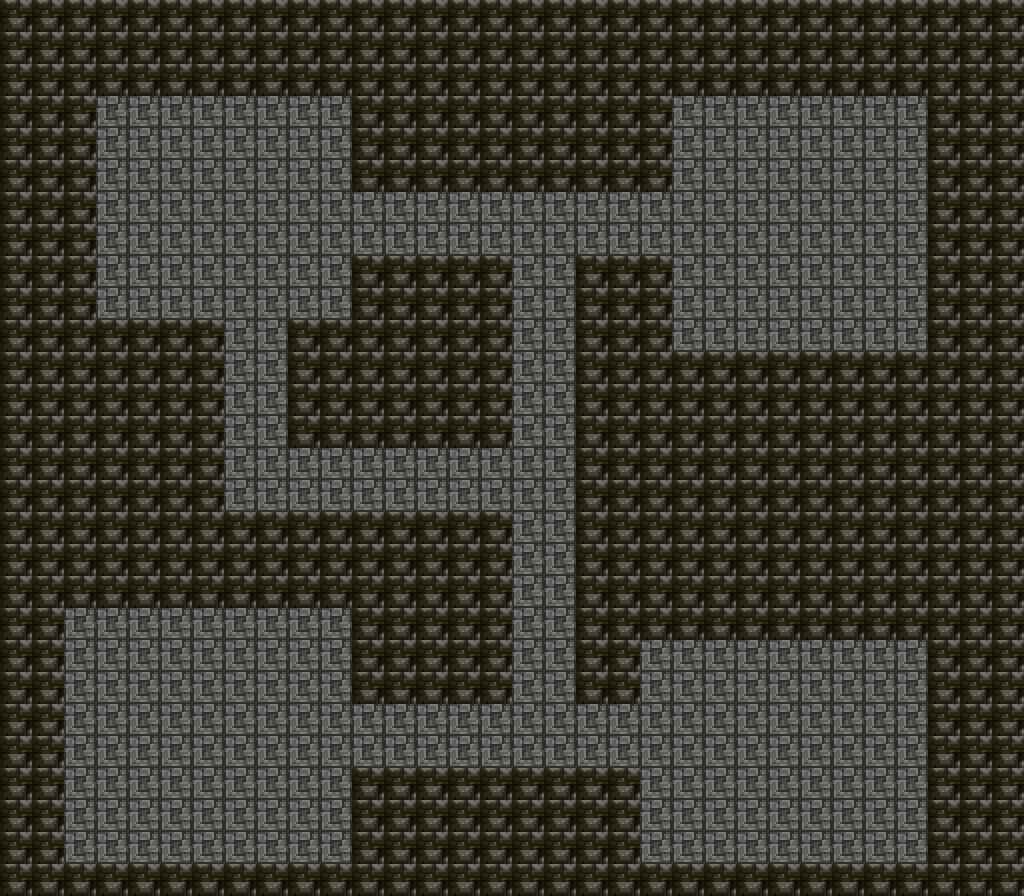

Tiled map render using the project's own tile images. Description and the map definition, with tile-layer contents summarised, below:
An orthogonal 32x28 tile map with 32x32 px tiles, 3 tile layers (floor, walls, details), 7 tilesets and 6 objects (4x Static, Spawn, Warp).

<map version="1.10" orientation="orthogonal" renderorder="right-down" width="32" height="28" tilewidth="32" tileheight="32" infinite="0" nextlayerid="8" nextobjectid="7">
 <properties>
  <property name="biome" value="Cave" />
  <property name="song" value="underground-town" />
  <property name="RegionName" value="I: Minotaur Lair" />
 </properties>
 <tileset firstgid="1" source="../../../Tilesets/outdoors.tsx" />
 <tileset firstgid="501" source="../../../Tilesets/npc.tsx" />
 <tileset firstgid="1001" source="../../../Tilesets/dungeon.tsx" />
 <tileset firstgid="1501" source="../../../Tilesets/indoor.tsx" />
 <tileset firstgid="2001" source="../../../Tilesets/castle.tsx" />
 <tileset firstgid="2501" source="../../../Tilesets/overworld.tsx" />
 <tileset firstgid="3001" source="../../../Tilesets/biomes.tsx" />
 <layer id="1" name="floor" width="32" height="28">
  <data>[896 cells, 896 non-empty, 1 distinct tile ids]</data>
 </layer>
 <layer id="2" name="walls" width="32" height="28">
  <properties>
   <property name="Collideable" value="true" type="bool" />
  </properties>
  <data>[896 cells, 549 non-empty, 1 distinct tile ids]</data>
 </layer>
 <layer id="3" name="details" width="32" height="28">
  <data>[896 cells, 0 non-empty, 0 distinct tile ids]</data>
 </layer>
 <objectgroup id="7" name="objects">
  <properties>
   <property name="RenderRole" value="Objects" />
  </properties>
  <object id="1" name="start" class="Spawn" x="128" y="736" width="32" height="32">
   <properties>
    <property name="DefaultSpawn" value="true" type="bool" />
   </properties>
  </object>
  <object id="2" name="Out to entrance ravine" class="Warp" x="128" y="832" width="32" height="32" gid="1014">
   <properties>
    <property name="WarpMap" value="map/borderlands/cave-entrance" />
    <property name="SpawnId" value="from-i" />
   </properties>
  </object>
  <object id="3" name="I: lair entrance" class="Static" x="160" y="800" width="32" height="32" gid="1130">
   <properties>
    <property name="Text" value="I - Minotaur Lair&#10;The stairs lead back to the entrance ravine. This lair can be explored; its quest and encounters are not yet populated." />
    <property name="Collideable" value="false" type="bool" />
   </properties>
  </object>
  <object id="4" name="Chamber landmark" class="Static" x="160" y="192" width="32" height="32" gid="1130">
   <properties>
    <property name="Text" value="Looping passages circle a central stone spine. Mark the turns you take." />
    <property name="Collideable" value="false" type="bool" />
   </properties>
  </object>
  <object id="5" name="Room 3" class="Static" x="704" y="160" width="32" height="32" gid="1130">
   <properties>
    <property name="Text" value="Store room&#10;Looping passages circle a central stone spine. Mark the turns you take." />
    <property name="Collideable" value="false" type="bool" />
   </properties>
  </object>
  <object id="6" name="Room 4" class="Static" x="672" y="704" width="32" height="32" gid="1130">
   <properties>
    <property name="Text" value="Side passage&#10;Looping passages circle a central stone spine. Mark the turns you take." />
    <property name="Collideable" value="false" type="bool" />
   </properties>
  </object>
 </objectgroup>
</map>
